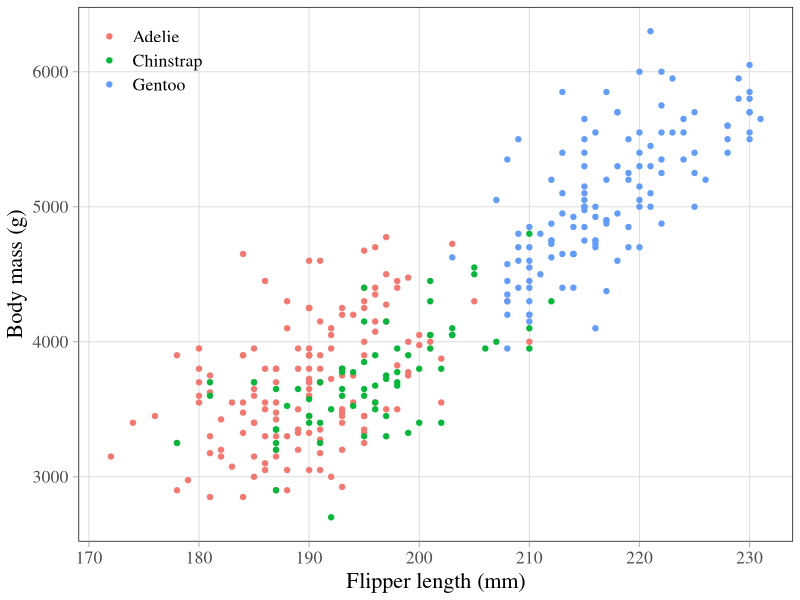
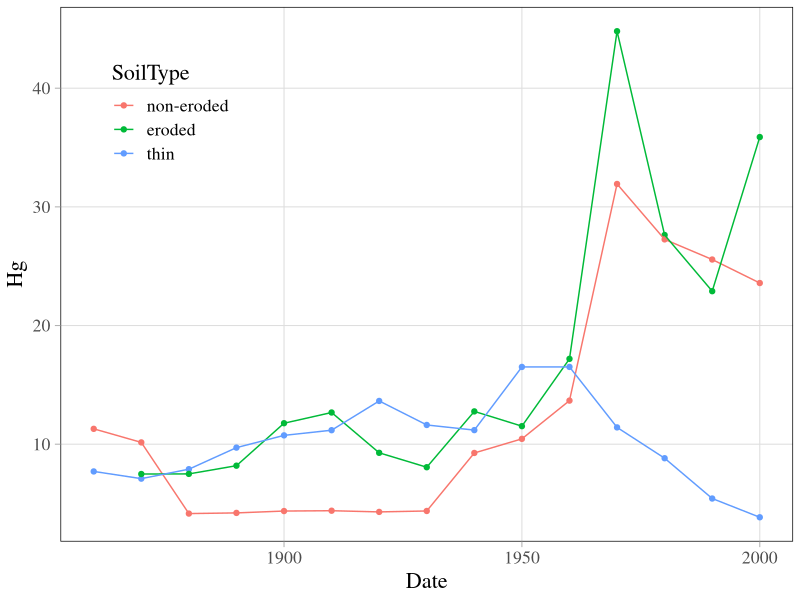
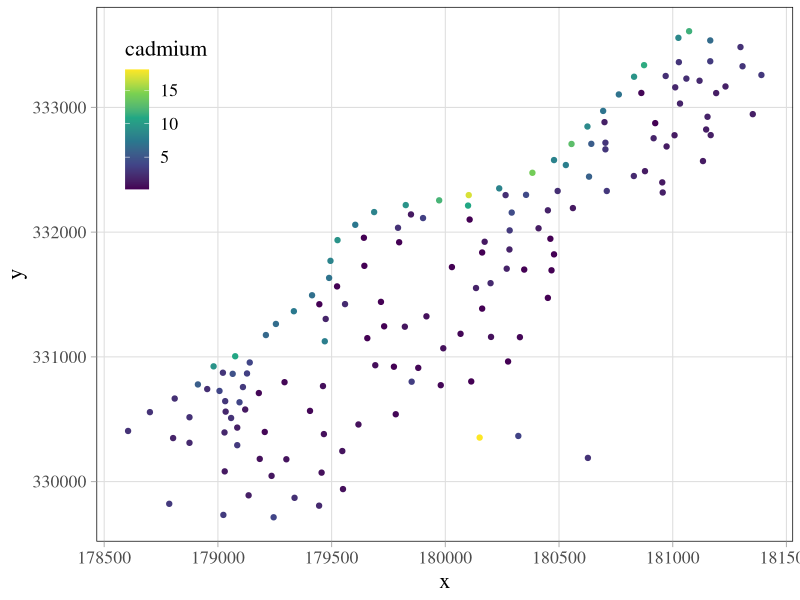
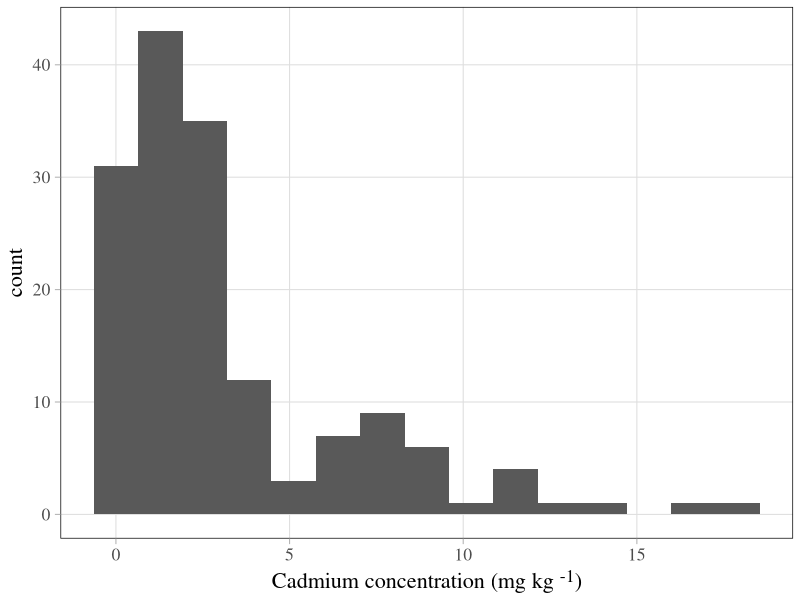
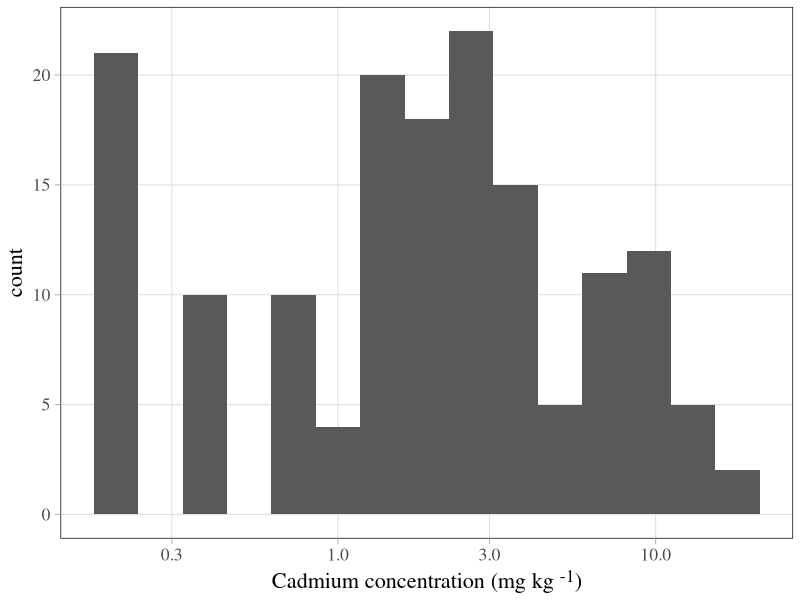
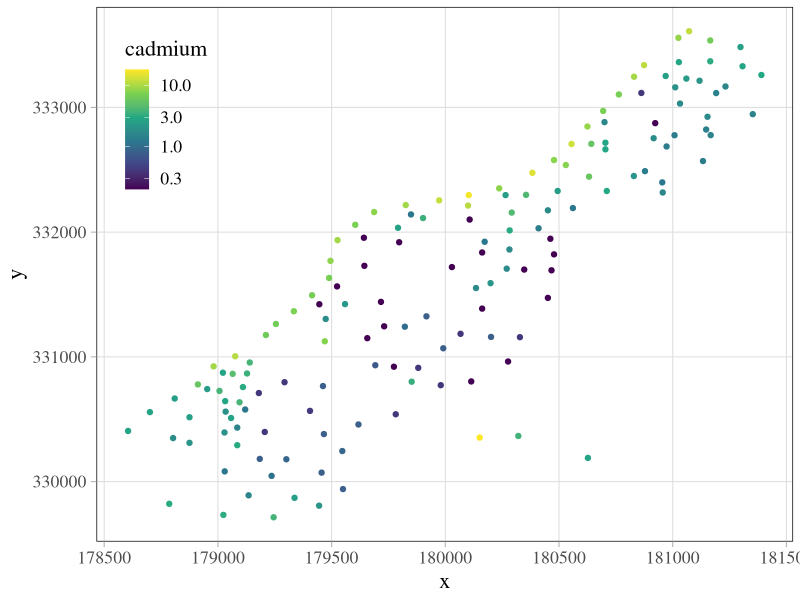
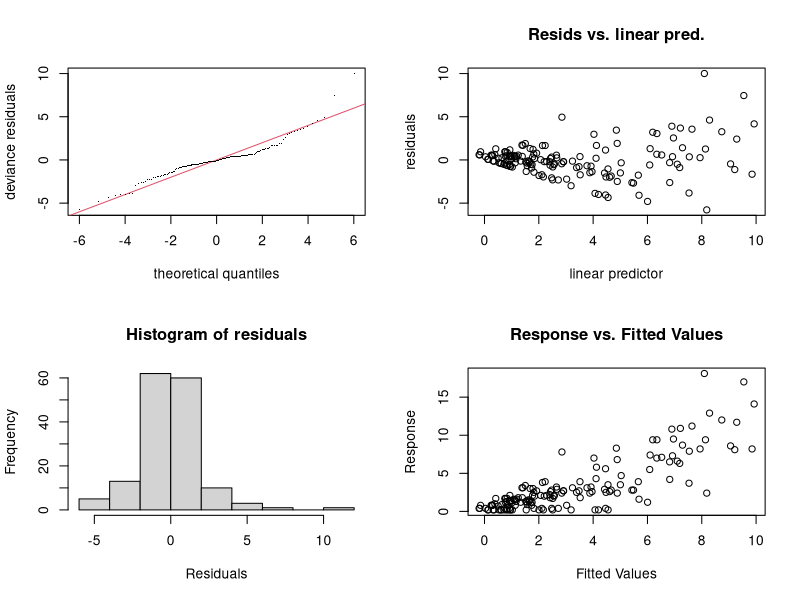
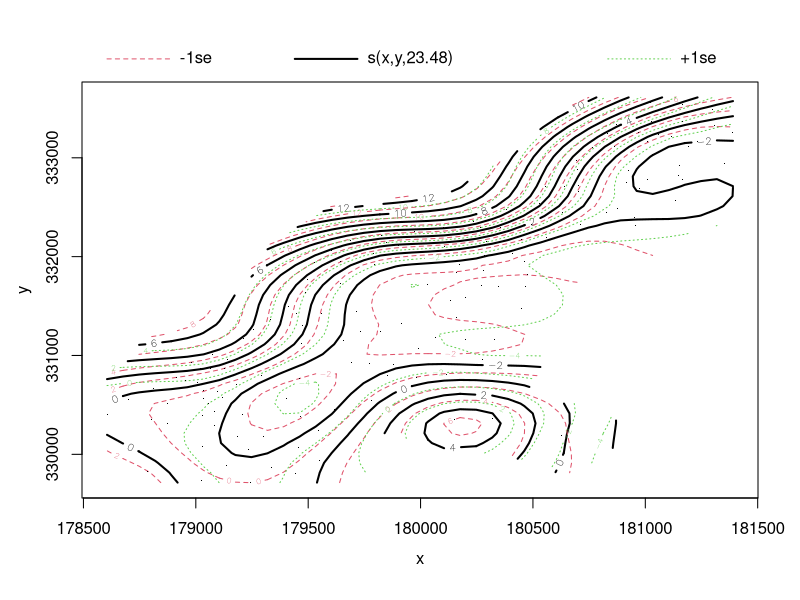

Reproduce these figures in R, in order.
## ---- chunk 1
#| echo: false
library(tidyverse)
library(mgcv)
library(ggtext)
library(palmerpenguins)
library(sp)
## ---- chunk 2
#| echo: false
theme_set(
  theme_light(base_size = 16, base_family="serif") +
    theme(legend.background = element_rect(fill = "transparent"),
          legend.key = element_rect(fill = "transparent", color = NA),
          panel.grid.minor = element_blank(),
          panel.border = element_rect(color = "black",
                                      linewidth = 0.5,
                                      fill = NA),
          plot.margin = margin(5, 5, 5, 5, unit = "pt"),
          legend.position = "inside",
          legend.position.inside = c(0.95, 0.05)
          )
  )
## ---- chunk 3
#| echo: false
penguins |>
  ggplot() +
  geom_point(aes(x = flipper_length_mm, y = body_mass_g, color =species)) +
  labs(x = "Flipper length (mm)",
       y = "Body mass (g)") +
  theme(legend.position.inside = c(0.1, 0.9),
        legend.title = element_blank())
## ---- chunk 4
penguins_lm_m0 <- lm(body_mass_g ~ flipper_length_mm, 
                     data = penguins)
## ---- chunk 5
#| code-fold: true
penguins_lm_m1 <- lm(body_mass_g ~ flipper_length_mm + species, 
                     data = penguins)
## ---- chunk 6
#| code-fold: true
penguins_lm_m2 <- lm(body_mass_g ~ flipper_length_mm:species, 
                     data = penguins)

penguins_lm_m3 <- lm(body_mass_g ~ flipper_length_mm + flipper_length_mm:species, 
                     data = penguins)
## ---- chunk 7
#| code-fold: true
penguins_lm_m4 <- lm(body_mass_g ~ flipper_length_mm*species, 
                     data = penguins)
## ---- chunk 8
#| echo: false
metals <- 
  read_csv("data/metals.csv") |>
  mutate(SoilType = factor(SoilType, levels = c("non-eroded", "eroded", "thin")))
## ---- chunk 9
#| echo: false
metals |>
  ggplot() + 
  geom_point(aes(Date, Hg, color = SoilType)) +
  geom_line(aes(Date, Hg, color = SoilType)) +
  theme(legend.position = "inside",
        legend.position.inside = c(0.15, 0.8),
        legend.background = element_rect(fill = "transparent"))
## ---- chunk 10
Hg_gam_m0 <- gam(Hg ~ s(Date), 
               data = metals, method = 'REML')
## ---- chunk 11
#| code-fold: true
Hg_gam_m1 <- gam(Hg ~ s(Date) + SoilType,
               data = metals, method = 'REML')
## ---- chunk 12
#| code-fold: true
Hg_gam_m2 <- gam(Hg ~ s(Date, by = SoilType),
               data = metals, method = 'REML')
## ---- chunk 13
#| code-fold: true
Hg_gam_m3 <- gam(Hg ~ s(Date, by = SoilType) + SoilType,
               data = metals, method = 'REML')
## ---- chunk 14
#| echo: false
data(meuse)
rmarkdown::paged_table(meuse)
## ---- chunk 15
#| code-fold: true
meuse |>
  ggplot() +
  geom_point(aes(x, y, color = cadmium)) +
  scale_color_viridis_c() +
  theme(legend.position = "inside",
        legend.position.inside = c(0.1, 0.8))
## ---- chunk 16
#| echo: false
meuse |>
  ggplot() +
  geom_histogram(aes(cadmium), bins = 15) +
  xlab("Cadmium concentration (mg kg <sup>-1</sup>)") +
  theme(axis.title.x = element_markdown())
## ---- chunk 17
#| code-fold: true
#| code-line-numbers: "|3"
meuse |>
  ggplot() +
  geom_histogram(aes(cadmium), bins = 15) +
  scale_x_log10() +
  xlab("Cadmium concentration (mg kg <sup>-1</sup>)") +
  theme(axis.title.x = element_markdown())
## ---- chunk 18
#| code-fold: true
#| code-line-numbers: "|4"
meuse |>
  ggplot() +
  geom_point(aes(x, y, color = cadmium)) +
  scale_color_viridis_c(trans = "log10") +
  theme(legend.position = "inside",
        legend.position.inside = c(0.1, 0.8))
## ---- chunk 19
cadmium_gam_m0 <- gam(cadmium ~ s(x, y), data = meuse, method = "REML")
summary(cadmium_gam_m0)
## ---- chunk 20
gam.check(cadmium_gam_m0)
## ---- chunk 21
plot(cadmium_gam_m0)
## ---- chunk 22
plot(cadmium_gam_m0, scheme = 1)
## ---- chunk 23
plot(cadmium_gam_m0, scheme = 2)
## ---- chunk 24
plot(cadmium_gam_m0, scheme = 2, too.far = 0.05)
## ---- chunk 25
vis.gam(x = cadmium_gam_m0, view = c("x", "y"), plot.type = "persp") 
## ---- chunk 26
vis.gam(x = cadmium_gam_m0, view = c("x", "y"), plot.type = "contour") 
## ---- chunk 27
vis.gam(x = cadmium_gam_m0, view = c("x", "y"), plot.type = "contour",
        too.far = 0.1)
## ---- chunk 28
vis.gam(x = cadmium_gam_m0, view = c("x", "y"), plot.type = "contour", too.far = 0.05)   
## ---- chunk 29
vis.gam(x = cadmium_gam_m0, view = c("x", "y"), plot.type = "persp", se = 2)    
## ---- chunk 30
#| code-fold: true
par(mfrow = c(1, 3))
vis.gam(cadmium_gam_m0, view = c("x", "y"), plot.type = "persp", theta = 220)
vis.gam(cadmium_gam_m0, view = c("x", "y"), plot.type = "persp", phi = 55)
vis.gam(cadmium_gam_m0, view = c("x", "y"), plot.type = "persp", r = 0.1)
## ---- chunk 31
#| echo: false
par(mfrow = c(1, 1))
## ---- chunk 32
#| code-fold: true
par(mfrow = c(2, 2))
vis.gam(cadmium_gam_m0, view = c("x", "y"), plot.type = "contour", color = "gray")
vis.gam(cadmium_gam_m0, view = c("x", "y"), plot.type = "contour", contour.col = "blue")
vis.gam(cadmium_gam_m0, view = c("x", "y"), plot.type = "contour", nlevels = 20)
## ---- chunk 33
#| echo: false
par(mfrow = c(1, 1))
## ---- chunk 34
airquality
## ---- chunk 35
airquality |>
  ggplot() +
  geom_point(aes(x = Temp, y = Ozone)) +
  labs(x = "Wind speed (mph)",
       y = "Temperature (F)")
## ---- chunk 36
airquality |>
  ggplot() +
  geom_point(aes(x = Wind, y = Ozone)) +
  labs(x = "Wind speed (mph)",
       y = "Temperature (F)")
## ---- chunk 37
Ozone_gam_m0 <- gam(Ozone ~ s(Temp) + s(Wind), data = airquality, method = "REML")

## ---- chunk 38
summary(Ozone_gam_m0)
## ---- chunk 39
gam.check(Ozone_gam_m0)
## ---- chunk 40
Ozone_gam_m1 <- gam(Ozone ~ te(Temp, Wind), data = airquality, method = "REML")
## ---- chunk 41
summary(Ozone_gam_m1)
## ---- chunk 42
gam.check(Ozone_gam_m1)
## ---- chunk 43
AIC(Ozone_gam_m0, Ozone_gam_m1)
## ---- chunk 44
Ozone_gam_m2 <- gam(Ozone ~ s(Temp) + s(Wind ) + ti(Temp, Wind), data = airquality, method = "REML")
## ---- chunk 45
summary(Ozone_gam_m2)
## ---- chunk 46
gam.check(Ozone_gam_m2)
## ---- chunk 47
AIC(Ozone_gam_m0, Ozone_gam_m1, Ozone_gam_m2)
